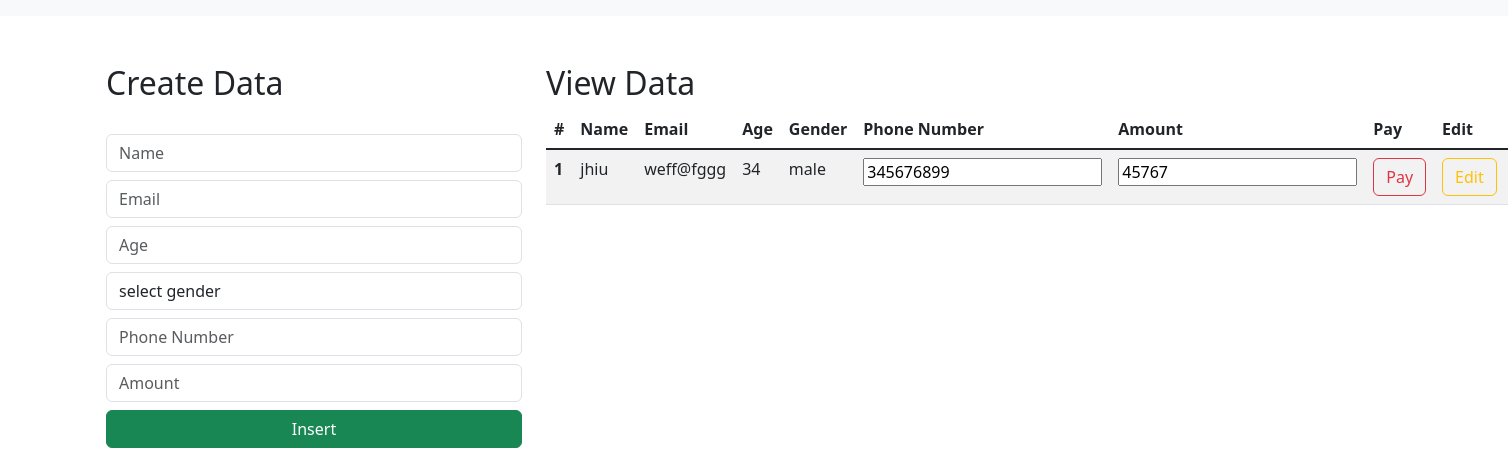
Before: / with the older database file.
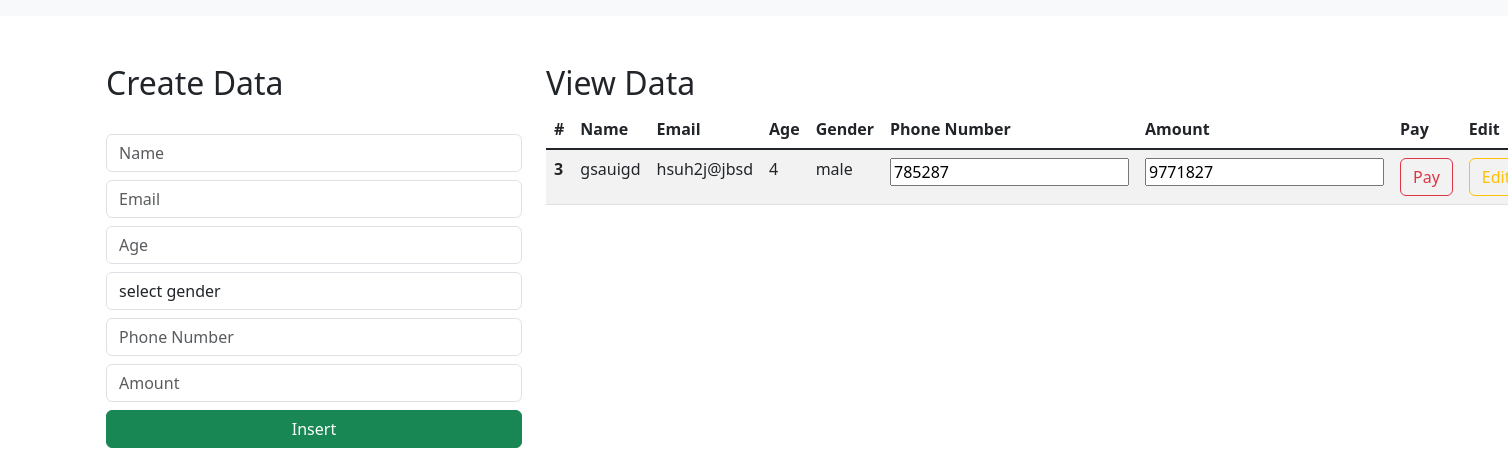
After: the same page with the newer database file.
### sethcrud/models.py (models this page shows, shortened)
class Person(models.Model):
    name = models.CharField(max_length=45, blank=False, null=False)
    email = models.CharField(max_length=60, blank=False, null=False)
    age = models.IntegerField(blank=False, null=False)
    gender = models.CharField(max_length=6, blank=False, null=False)
    contact = models.IntegerField(blank=False, null=False)
    amount = models.IntegerField(blank=False, null=False)

### sethcrud/views.py (the view)
# urls.py: path('', views.index, name='index'),
def index(request):
    data = Person.objects.all
    context = {"data": data}
    return render(request, "index.html", context)

### templates/index.html (shortened to what this page needs)
<html lang="en">
    <link href="https://cdn.jsdelivr.net/npm/bootstrap@5.3.0-alpha1/dist/css/bootstrap.min.css" rel="stylesheet">
  <head>
  </head>
  <body>
    <nav class="navbar navbar-expand-lg bg-body-tertiary">
      </nav>
      <div class="container mt-5">
        <div class="row">
            <div class="col-md-4">
                <h2>Create Data</h2>
                <br>
                <form action="/insert" method="post">
                    <div class="form-group">
                        <input type="text" class="form-control" placeholder="Name" name="name" required>
                    </div>
                    <div class="form-group">
                        <input type="email" class="form-control  mt-2" placeholder="Email" name="email" required>
                    </div>
                    <div class="form-group">
                        <input type="number" class="form-control  mt-2" placeholder="Age" name="age" required>
                    </div>
                    <div class="form-group mt-2">
                        <select id="gender" name="gender" class="form-control" required>
                            <option selected>select gender</option>
                        </select>
                    </div>
                      <div class="form-group">
                        <input type="number" class="form-control  mt-2" placeholder="Phone Number" name="contact" required>
                    </div>
                       <div class="form-group">
                        <input type="number" class="form-control  mt-2" placeholder="Amount" name="amount" required>
                    </div>
                    <div class="d-grid gap-2">
                        <button class="btn btn-success mt-2" type="submit">Insert</button>
                    </div>
                </form>
            </div>
            <div class="col-md-8">
                <h2>View Data</h2>
                <table class="table table-striped table-hover">
                    <thead>
                      <tr>
                        <th scope="col">#</th>
                        <th scope="col">Name</th>
                        <th scope="col">Email</th>
                        <th scope="col">Age</th>
                        <th scope="col">Gender</th>
                          <th scope="col">Phone Number</th>
                          <th scope="col">Amount</th>
                          <th scope="col">Pay</th>
                        <th scope="col">Edit</th>
                        <th scope="col">Delete</th>
                      </tr>
                    </thead>
                    <tbody class="table-group-divider">
                    {% for d in data %}
                      <tr>
                        <th scope="row">{{d.id}}</th>
                        <td>{{d.name}}</td>
                        <td>{{d.email}}</td>
                        <td>{{d.age}}</td>
                        <td>{{d.gender}}</td>
                          <form action="">
                                <td><input name="contact" type="text" value="{{d.contact}}"></td>
                            <td><input name="amount" type="text" value="{{d.amount}}"></td>
                       <td><a href="/pay/{{d.id}}" type="button" class="btn btn-outline-danger">Pay</a></td>
                          </form>
                         <td><a href="/update/{{d.id}}" type="button" class="btn btn-outline-warning">Edit</a></td>
                        <td><a href="/delete/{{d.id}}" type="button" class="btn btn-outline-danger">Delete</a></td>
                       </tr>
                    {% endfor %}
                    </tbody>
                  </table>
            </div>
        </div>
      </div>
  </body>
</html>

Changed rows visible on the page:
removed Person: id "1", name "jhiu", email "weff@fggg", age "34", gender "male", contact "345676899", amount "45767"
added Person: id "3", name "gsauigd", email "hsuh2j@jbsd", age "4", gender "male", contact "785287", amount "9771827"
